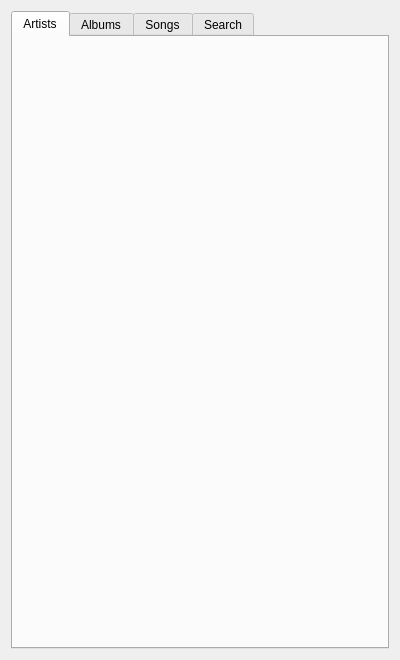
<?xml version="1.0" encoding="UTF-8"?>
<ui version="4.0">
 <class>StreamingTabsView</class>
 <widget class="QWidget" name="StreamingTabsView">
  <property name="geometry">
   <rect>
    <x>0</x>
    <y>0</y>
    <width>400</width>
    <height>660</height>
   </rect>
  </property>
  <property name="windowTitle">
   <string>Streaming Tabs View</string>
  </property>
  <layout class="QVBoxLayout" name="layout_streamingtabsview">
   <item>
    <widget class="QTabWidget" name="tabs">
     <property name="sizePolicy">
      <sizepolicy hsizetype="MinimumExpanding" vsizetype="MinimumExpanding">
       <horstretch>0</horstretch>
       <verstretch>0</verstretch>
      </sizepolicy>
     </property>
     <property name="currentIndex">
      <number>0</number>
     </property>
     <widget class="QWidget" name="artists">
      <attribute name="title">
       <string>Artists</string>
      </attribute>
      <layout class="QVBoxLayout" name="verticalLayout_7">
       <property name="leftMargin">
        <number>0</number>
       </property>
       <property name="topMargin">
        <number>0</number>
       </property>
       <property name="rightMargin">
        <number>0</number>
       </property>
       <property name="bottomMargin">
        <number>0</number>
       </property>
       <item>
        <widget class="StreamingCollectionViewContainer" name="artists_collection" native="true"/>
       </item>
      </layout>
     </widget>
     <widget class="QWidget" name="albums">
      <attribute name="title">
       <string>Albums</string>
      </attribute>
      <layout class="QVBoxLayout" name="verticalLayout_8">
       <property name="leftMargin">
        <number>0</number>
       </property>
       <property name="topMargin">
        <number>0</number>
       </property>
       <property name="rightMargin">
        <number>0</number>
       </property>
       <property name="bottomMargin">
        <number>0</number>
       </property>
       <item>
        <widget class="StreamingCollectionViewContainer" name="albums_collection" native="true"/>
       </item>
      </layout>
     </widget>
     <widget class="QWidget" name="songs">
      <attribute name="title">
       <string>Songs</string>
      </attribute>
      <layout class="QVBoxLayout" name="verticalLayout_9">
       <property name="leftMargin">
        <number>0</number>
       </property>
       <property name="topMargin">
        <number>0</number>
       </property>
       <property name="rightMargin">
        <number>0</number>
       </property>
       <property name="bottomMargin">
        <number>0</number>
       </property>
       <item>
        <widget class="StreamingCollectionViewContainer" name="songs_collection" native="true"/>
       </item>
      </layout>
     </widget>
     <widget class="QWidget" name="search">
      <attribute name="title">
       <string>Search</string>
      </attribute>
      <layout class="QVBoxLayout" name="verticalLayout_2">
       <property name="leftMargin">
        <number>0</number>
       </property>
       <property name="topMargin">
        <number>0</number>
       </property>
       <property name="rightMargin">
        <number>0</number>
       </property>
       <property name="bottomMargin">
        <number>0</number>
       </property>
       <item>
        <widget class="StreamingSearchView" name="search_view" native="true"/>
       </item>
      </layout>
     </widget>
    </widget>
   </item>
  </layout>
 </widget>
 <customwidgets>
  <customwidget>
   <class>StreamingSearchView</class>
   <extends>QWidget</extends>
   <header>streaming/streamingsearchview.h</header>
   <container>1</container>
  </customwidget>
  <customwidget>
   <class>StreamingCollectionViewContainer</class>
   <extends>QWidget</extends>
   <header>streaming/streamingcollectionviewcontainer.h</header>
   <container>1</container>
  </customwidget>
 </customwidgets>
 <resources/>
 <connections/>
</ui>
